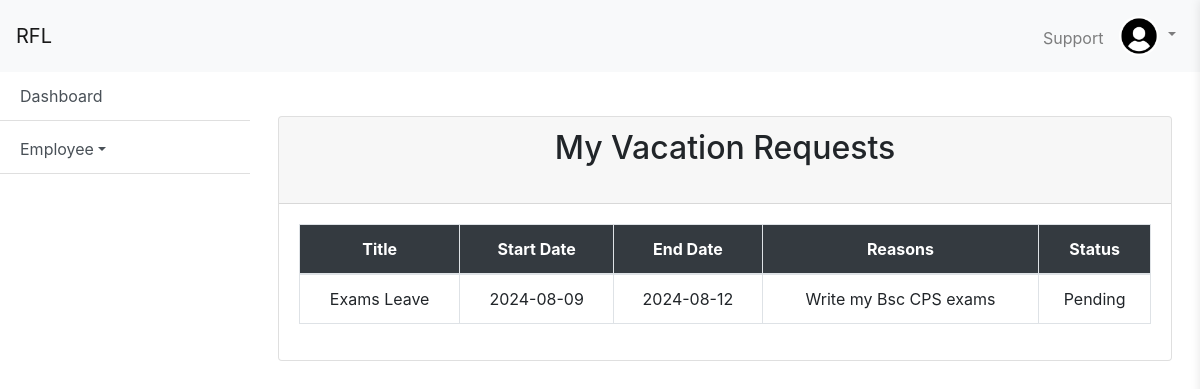
Screenshot of /Employee/leave_hist.php (signed in) with the database file from the repository.
### tables this page shows
CREATE TABLE `vacation` (
  `vacation_id` int(11) NOT NULL,
  `vacation_title` varchar(50) NOT NULL,
  `vacation_from_date` date NOT NULL,
  `vacation_to_date` date NOT NULL,
  `reason` varchar(255) NOT NULL,
  `employee_id` int(11) NOT NULL,
  `status` varchar(100) NOT NULL DEFAULT 'Pending'
);

### Employee/leave_hist.php (the view, shortened to what this page needs)
<?php
    include '../db.php';
    $current_manager_id = $_SESSION['user_id'];
    $sql = "SELECT  v.vacation_title, v.vacation_from_date, v.vacation_to_date, v.reason, v.status
    FROM vacation v
    WHERE v.employee_id = ?";
    $stmt = mysqli_prepare($conn, $sql);
    mysqli_stmt_bind_param($stmt, "i", $current_manager_id);
    mysqli_stmt_execute($stmt);
    $result = mysqli_stmt_get_result($stmt);
    $vacations = [];
    while($row = mysqli_fetch_assoc($result)) {
        $vacations[] = $row;
    }
?>
<?php include 'templates/header.php'; ?>
<div class="d-flex">
    <?php include 'templates/aside.php'; ?>
    <div class="content mt-3">
        <div class="container p-2">
            <div class="row">
                <div class="col-md-12">
                    <div class="card">
                        <div class="card-header">
                        <h2 class="text-center display-6 mb-4">My Vacation Requests</h2>
                        </div>
                        <div class="card-body">
                            <table class="table table-bordered text-center">
                                <thead>
                                    <tr class="bg-dark text-white">
                                        <th>Title</th>
                                        <th>Start Date</th>
                                        <th>End Date</th>
                                        <th>Reasons</th>
                                        <th>Status</th>
                                    </tr>
                                </thead>
                                <tbody>
                                <?php foreach ($vacations as $vacation): ?>
                                    <tr>
                                        <td><?php echo htmlspecialchars($vacation['vacation_title']); ?></td>
                                        <td><?php echo htmlspecialchars($vacation['vacation_from_date']); ?></td>
                                        <td><?php echo htmlspecialchars($vacation['vacation_to_date']); ?></td>
                                        <td><?php echo htmlspecialchars($vacation['reason']); ?></td>
                                        <td><?php echo htmlspecialchars($vacation['status']); ?></td>
                                    </tr>
                <?php endforeach; ?>
                                </tbody>
                            </table>
                        </div>
                    </div>
                </div>
            </div>
        </div>
    </div>
</div>
<?php include 'templates/footer.php'; ?>

### Employee/em.css (style rules this page uses)
body { display: flex; min-height: 100vh; flex-direction: column; }
.content { flex: 1; padding: 20px; }

### rows the page displays
vacation: vacation_title "Exams Leave", vacation_from_date "2024-08-09", vacation_to_date "2024-08-12", reason "Write my Bsc CPS exams", status "Pending"
